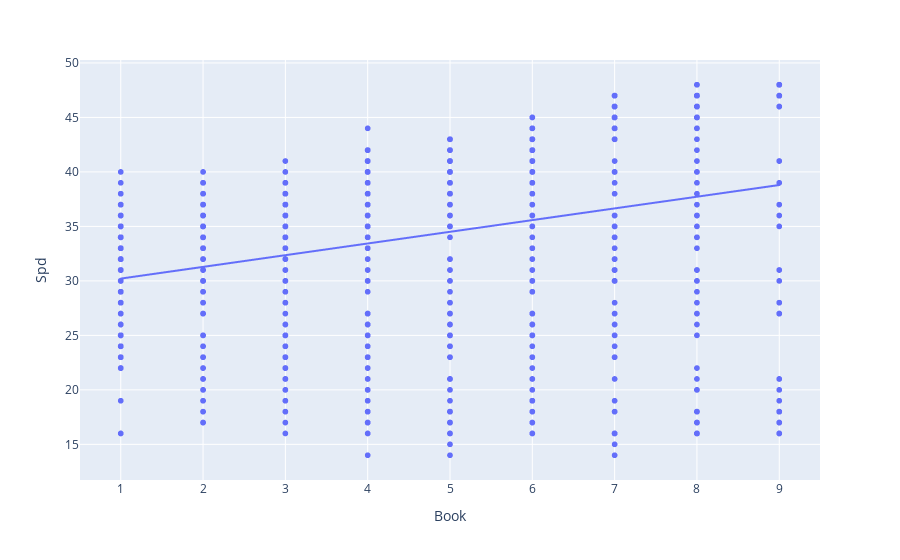

Notebook code for this chart:
### Code cell
px.scatter(heroes_table, x="Book", y="Spd", trendline='ols')

### Figure 1 — Plotly figure (JSON) as saved in the notebook; plotly's stock layout.template omitted (floating-point values rounded to 4 significant figures; data arrays with more than 128 entries replaced by an {"elided": "..."} marker saying what was removed)
{"data": [{"hovertemplate": "Book=%{x}<br>Spd=%{y}<extra></extra>", "legendgroup": "", "marker": {"color": "#636efa", "symbol": "circle"}, "mode": "markers", "name": "", "showlegend": false, "type": "scattergl", "x": {"elided": "1257 int values"}, "xaxis": "x", "y": {"elided": "1257 int values"}, "yaxis": "y"}, {"hovertemplate": "<b>OLS trendline</b><br>Spd = 1.07331 * Book + 29.1387<br>R<sup>2</sup>=0.091208<br><br>Book=%{x}<br>Spd=%{y} <b>(trend)</b><extra></extra>", "legendgroup": "", "marker": {"color": "#636efa", "symbol": "circle"}, "mode": "lines", "name": "", "showlegend": false, "type": "scattergl", "x": {"elided": "1257 int values"}, "xaxis": "x", "y": {"elided": "1257 float values"}, "yaxis": "y"}], "layout": {"legend": {"tracegroupgap": 0}, "margin": {"t": 60}, "xaxis": {"anchor": "y", "domain": [0, 1], "title": {"text": "Book"}}, "yaxis": {"anchor": "x", "domain": [0, 1], "title": {"text": "Spd"}}}}
